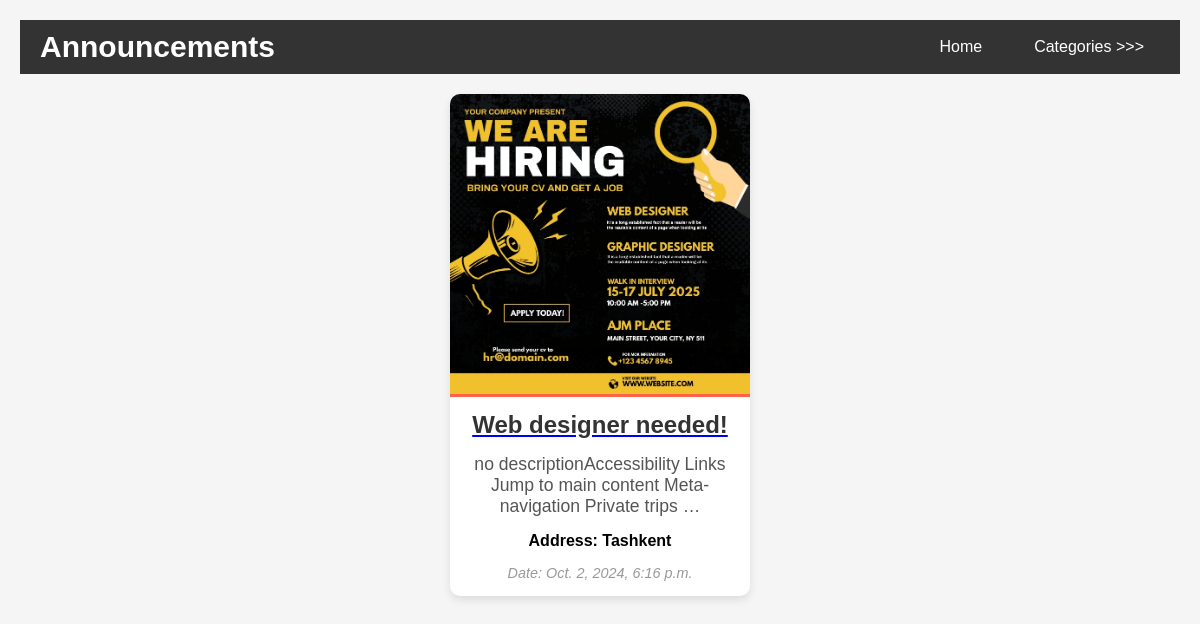
Page /category/2 on the committed database.
### home/models.py (models this page shows, shortened)
class Announcement(models.Model):
    category = models.ForeignKey(Category, on_delete=models.CASCADE)
    title = models.CharField(max_length=100)
    description = models.TextField(default='no description', help_text='Description')
    image = models.ImageField(upload_to='announcement/', null=True, blank=True)
    address = models.CharField(max_length=300, null=True, blank=True)
    added_time = models.DateTimeField(auto_now_add=True)

### home/views.py (the view)
# urls.py: path('category/<int:category_id>', select_by_category, name='category'),
def select_by_category(request, category_id):
    elonlar = Announcement.objects.filter(category=category_id)
    category = Category.objects.all()
    context = {
        'elonlar': elonlar,
        'category': category,
    }
    return render(request, 'index.html', context)

### templates/index.html (shortened to what this page needs)
<!DOCTYPE html>
<html lang="en">
<head>
</head>
<body>
    <nav class="navbar">
        <div class="logo">Announcements</div>
        <ul class="nav-links">
            <li><a href="{% url 'homepage' %}">Home</a></li>
            <li class="dropdown">
                <a href="#">Categories >>></a>
            </li>
        </ul>
    </nav>
    <div class="elonlar">
        {% for e in elonlar %}
            <div class="elon-card">
        <a href="{% url 'detail' e.id %}">
                      {%  if e.image and e.image.url %}
                      <img src="{{ e.image.url }}" alt="{{ e.title }}">
                      {% else %}
                      <img src="https://lh4.googleusercontent.com/proxy/EWm9FVpPqF7N5rcraSRF-UMDuwBzfkA2tYNH73WwfdaqqrhD7V-TQL22-XP7fOgbjSp4X836b8_TVTYw1JN7bSJuUHbgtMURdiA2n-lyFKYnnpRzFzCJ72kCEw" alt="Placeholder image" height="300">
                      {% endif %}
            <h2>{{ e.title }}</h2>
        </a>
            <p>{{ e.description|truncatewords:10 }}</p>
            <h4>Address: {{ e.address }}</h4>
            <p>Date: {{ e.added_time }}</p>
            </div>
        {% endfor %}
</div>
</body>
</html>

### templates/index.html (style rules this page uses)
body { font-family: Arial, sans-serif; background-color: #f5f5f5; margin: 0; padding: 20px; }
.elonlar { display: flex; flex-wrap: wrap; justify-content: space-around; gap: 20px; padding: 20px; }
.elonlar div { background-color: #fff; border-radius: 10px; box-shadow: 0 4px 8px rgba(0, 0, 0, 0.1); overflow: hidden; width: 300px; text-align: center; transition: transform 0.3s ease; }
.elonlar img { width: 100%; height: auto; border-bottom: 3px solid #ff6347; }
.elonlar h2 { font-size: 1.5em; color: #333; margin: 10px 0; padding: 0 10px; }
.elonlar p { font-size: 1em; color: #666; margin: 15px 20px; }
.elonlar p:last-of-type { font-size: 0.9em; color: #999; font-style: italic; }
.elonlar p:first-of-type { margin-top: 15px; font-size: 1.1em; color: #555; }
* { margin: 0; padding: 0; box-sizing: border-box; }
.navbar { background-color: #333; color: #fff; display: flex; justify-content: space-between; align-items: center; padding: 10px 20px; font-family: Arial, sans-serif; }
.navbar .logo { font-size: 30px; font-weight: bold; }
.nav-links { list-style: none; display: flex; gap: 20px; }
.nav-links li { position: relative; }
.nav-links a { color: white; text-decoration: none; padding: 8px 16px; transition: background-color 0.3s ease; }

### rows in the picture
Announcement: image (picture), title "Web designer needed!", description "no descriptionAccessibility Links Jump to main content Meta-navigation Private trips …", address "Tashkent", added_time "Oct. 2, 2024, 6:16 p.m."
